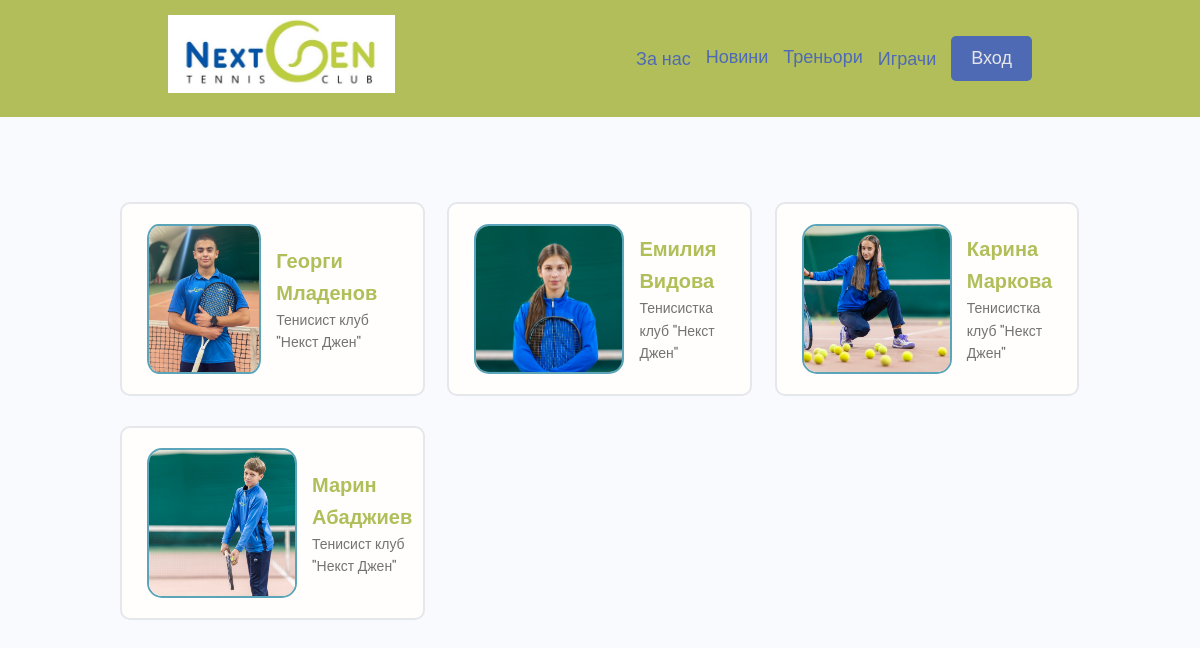
The page /profiles/presentations/ on the database its author committed.
### users/models.py (models this page shows, shortened)
class Presentation(models.Model):
    player = models.ForeignKey(Profile, on_delete=models.CASCADE, null=True)
    description = models.TextField(null=True, blank=True)
    video = models.FileField(null=True, upload_to='profiles/videos',
            validators=[FileExtensionValidator(allowed_extensions=['MOV','avi','mp4','webm','mkv'])])
    created = models.DateTimeField(auto_now_add=True)
    id = models.UUIDField(primary_key=True, default=uuid.uuid4, unique=True, editable=False)
    class Meta:
        ordering = ['player__name']

class Profile(models.Model):
    HAND_CHOICES=(('L', 'Лява'),('R', 'Дясна'))
    BACKHAND_CHOICES=(('S', 'С една ръка'), ('D', 'С две ръце'))
    user = models.OneToOneField(User, on_delete=models.CASCADE, null=True, blank= True)
    name = models.CharField(max_length=200, null=True, blank= True)
    email = models.EmailField(max_length=500, null=True, blank= True)
    linked_email = models.EmailField(max_length=500, null=True, blank= True)
    username = models.CharField(max_length=200, null=True, blank= True)
    location = models.CharField(max_length=200, null=True, blank= True)
    intro = models.CharField(max_length=200, null=True, blank= True)
    bio = models.TextField(null=True, blank= True)
    profile_image = models.ImageField(null=True, blank= True, upload_to='profiles', default="profiles/user-default.png")
    date_of_birth = models.DateField(null=True, blank= True)
    is_coach = models.BooleanField(default=False)
    hand = models.CharField(max_length=10, choices = HAND_CHOICES, default = "R")
    backhand = models.CharField(max_length=10, choices = BACKHAND_CHOICES, default = "D")
    social_facebook = models.CharField(max_length=200, null=True, blank= True)
    social_instagram = models.CharField(max_length=200, null=True, blank= True)
    created = models.DateTimeField(auto_now_add=True)
    id = models.UUIDField(primary_key=True, default=uuid.uuid4, unique=True, editable=False)
    class Meta:
        ordering = ['name']

### users/views.py (the view)
# urls.py: path('presentations/', views.presentations, name='presentations'),
def presentations(request):
    presentations = Presentation.objects.all
    context = {'presentations' : presentations}
    return render(request, 'users/presentations.html', context)

### users/templates/users/presentations.html
{% extends 'main.html' %}
{% block content %}
<main class="home">
    <section class="devlist">
      <div class="container">
        <div class="grid grid--three">
        {% for presentation in presentations %}
          <div class="column card">
            <div class="dev">
              <a href="{% url 'user-presentation' presentation.id %}" class="card__body">
                <div class="dev__profile">
                  <img class="avatar avatar--lg" src="{{presentation.player.profile_image.url}}" alt="image" />
                  <div class="dev__meta">
                    <h3>{{presentation.player.name}}</h3>
                    <h5>{{presentation.player.intro}}</h5>
                  </div>
                </div>
              </a>
            </div>
          </div>
        {% endfor %}
        </div>
      </div>
    </section>
  </main>
{% endblock content %}

### templates/main.html (shortened to what this page needs)
<!DOCTYPE html>
{% load static %}
<html>
    <head>
        <link rel="stylesheet" href="https://cdnjs.cloudflare.com/ajax/libs/material-design-iconic-font/2.2.0/css/material-design-iconic-font.min.css" />
        <link rel="stylesheet" href="{% static 'uikit/styles/uikit.css' %}" />
        <link rel="stylesheet" href="{% static 'styles/app.css' %}" />
        <link rel="stylesheet" href="{% static 'slider/slider.css' %}" />
    </head>
    <body>
        {% include 'navbar.html' %}
        {% block content %}
        {% endblock content %}
    </body>
</html>

### templates/navbar.html (shortened to what this page needs)
{% load static %}
<header class="header">
    <div class="container container--narrow">
      <a href="{% url 'news' %}" class="header__logo">
        <img src="{% static 'images/logo.jpg' %}" alt="NextGen Logo" />
      </a>
      <nav class="header__nav">
        <ul class="header__menu">
          <div class="dropdown">
            <button onclick="show_hide_about()" class="menu__button_transparent">За нас</button>
          </div>
          <li class="header__menuItem"><a href="{% url 'news' %}">Новини</a></li>
          <li class="header__menuItem"><a href="{% url 'coaches' %}">Треньори</a></li>
          <div class="dropdown">
            <button onclick="show_hide_players()" class="menu__button_transparent">Играчи</button>
          </div>
          {% if request.user.is_authenticated %}
          <div class="dropdown">
            <button onclick="show_hide_marks()" class="menu__button_transparent">Дневник</button>
            <div id="list-marks" class="dropdown-content">
               <a href="{% url 'week-evaluations' %}"> Седмични оценки </a>
               <a href="{% url 'common-evaluations' %}"> Общи(Профил) </a>
               <a href="{% url 'match-evaluations' %}"> Мачове </a>
               <a href="{% url 'daily-evaluations' %}"> Тренировки </a>
               <a href="{% url 'conditioning-evaluations' %}"> Кондиционни </a>
            </div>
          </div>
          <div class="dropdown">
            <button onclick="show_hide_profile()" class="btn menu__button btn--md">{{request.user.first_name}}</button>
            <div id="list-profile" class="dropdown-content">
               <a href="{% url 'account' %}"> Профил </a>
               <a href="{% url 'inbox' %}"> Съобщения </a>
            </div>
          </div>
          {% if request.user.is_staff %}
          <div class="dropdown">
            <button onclick="show_hide_admin()" class="btn menu__button btn--md">Админ</button>
            <div id="list-admin" class="dropdown-content">
               <a href="{% url 'create-player' %}"> Добави играч </a>
               <a href="{% url 'create-coach' %}"> Добави треньор </a>
               <a href="{% url 'news-admin' %}"> Новини </a>
               <a href="{% url 'programs-admin' %}"> Програми </a>
               <a href="{% url 'edit-about' %}"> Редактирай "За нас" </a>
               <a href="{% url 'playersotwadmin' %}"> Играч на седмицата </a>
            </div>
          </div>
          {% endif %}
          <li class="header__menuItem"><a href="{% url 'logout' %}" class="btn btn--sub btn--md">Изход</a></li>
          {% else %}
          <li class="header__menuItem"><a href="{% url 'login' %}" class="btn btn--sub btn--md">Вход</a></li>
          {% endif %}
        </ul>
      </nav>
    </div>
  </header>

### static/styles/app.css (style rules this page uses)
:root { --color-sub: #b2be59; --color-menu: rgb(79, 106, 180); --color-message: rgb(66, 66, 66); }
.btn--sub { background-color: var(--color-menu); color: var(--color-light) !important; }
.card { border: 2px solid var(--color-light); }
img { width: 100%; }
.header { position: sticky; z-index: 111; background-color: var(--color-sub); padding: 1.5rem 0; }
.header > .container { display: flex; justify-content: space-between; align-items: center; }
.header__logo > img { height: 7.8rem; }
.header__nav > ul { display: inline-flex; align-items: center; list-style: none; gap: 1.5rem; }
.header__menuItem > a { color: var(--color-menu); font-size: large; font-weight: 400; }
.dropdown { position: relative; display: inline-block; }
.menu__button_transparent { background-color: transparent; color: var(--color-menu)!important; font-size: large; font-weight: 400; border: none; cursor: pointer; }
.devlist { margin-top: 8rem; }
.devlist .grid { align-items: stretch; }
.devlist .dev .dev__profile { display: flex; align-items: center; gap: 1.5rem; }
.devlist .dev .dev__meta h3 { color: var(--color-sub); font-size: 2rem; font-weight: 700; }
.devlist .dev .dev__meta h5 { color: var(--color-text); font-size: 1.4rem; font-weight: 500; }

### static/slider/slider.css (style rules this page uses)
* { box-sizing:border-box }

### static/uikit/styles/modules/_variables.css (style rules this page uses)
:root { --color-main: #5aa5b9; --color-main-light: #e6faff; --color-sub: #3f4156; --color-sub-light: #51546e; --color-sub-lighter: #ededfd; --color-text: #737373; --color-gray: #8b8b8b; --color-light: #e5e7eb; --color-light-gray: #767676; --color-bg: #f8fafd; --color-white: #fffefd; --color-white-light: #f3f3f3; --color-success: #359e64; --color-success-bg: #def8e8; --color-error: #fc4b0b; --color-error-bg: #fff2ee; --font-base: 'Poppins', arial, helvetica, 'Segoe UI', roboto, ubuntu, sans-serif; --font-monospace: 'Fira Code', 'Courier New', courier, monospace; --font-regular: 300; --font-medium: 500; --font-bold: 700; --generic-shadow: 1px 1px 5px #00000010; --generic-transition: all 0.3s ease-in-out; }

### static/uikit/styles/modules/_base.css (style rules this page uses)
* { margin: 0; padding: 0; box-sizing: border-box; text-rendering: optimizeLegibility; color: inherit; font-size: inherit; }
html { font-size: 50%; }
@media only screen and (min-width: 480px) { html { font-size: 56.25%; } }
@media only screen and (min-width: 1200px) { html { font-size: 62.5%; } }
body { line-height: 1.6; font-weight: 400; font-size: 1.5rem; color: var(--color-text); background-color: var(--color-bg); min-height: 100vh; }

### static/uikit/styles/modules/_typography.css (style rules this page uses)
* { font-family: var(--font-base); }
h3 { font-size: 3.2rem; font-weight: var(--font-medium); }
h5 { font-size: 2.4rem; font-weight: var(--font-medium); }
h5, h6 { font-weight: var(--font-regular); }
a { padding-bottom: 2px; text-decoration: none; display: inline-block; color: var(--color-main); font-weight: var(--font-medium); }

### static/uikit/styles/modules/_utilities.css (style rules this page uses)
.container { width: 92%; max-width: 165rem; margin: 0 auto; box-sizing: border-box; }
.container--narrow { width: 92%; max-width: 120rem; }
@media screen and (min-width: 1000px) { .container { width: 90%; } }
@media screen and (min-width: 1000px) { .container--narrow { width: 85%; } }
@media screen and (min-width: 1200px) { .container { width: 80%; } }
@media screen and (min-width: 1200px) { .container--narrow { width: 72%; } }

### static/uikit/styles/modules/_avatar.css (style rules this page uses)
.avatar { border-radius: 10%; border: 2px solid var(--color-main); object-fit: cover; }
.avatar--lg { height: 15rem; width: 15rem; }

### static/uikit/styles/modules/_button.css (style rules this page uses)
.btn { display: inline-block; position: relative; cursor: pointer; background-color: var(--color-light); font-weight: var(--font-medium); color: var(--color-sub); text-decoration: none; padding: 1rem 2rem; border-radius: 0.5rem; border: none; width: -webkit-fit-content; width: -moz-fit-content; width: fit-content; height: -webkit-fit-content; height: -moz-fit-content; height: fit-content; font-size: 1.6rem; outline-width: 0; outline-color: transparent; -webkit-backface-visibility: hidden; backface-visibility: hidden; transition: all 0.3s ease-in-out; }
.btn--sub { background-color: var(--color-sub); color: var(--color-white); }
.btn--md { font-size: 1.5rem; padding: 0.8rem 2rem; }

### static/uikit/styles/modules/_card.css (style rules this page uses)
.card { border-radius: 1rem; background-color: var(--color-white); border: 1.5px solid var(--color-light); width: auto; height: auto; margin-top: 0.5rem; margin-bottom: 0.5rem; overflow: hidden; }
.card__body, .card__header { padding: 2rem 2.5rem; }

### rows shown on the page
Presentation: player.profile_image (picture), player.name "Георги Младенов", player.intro "Тенисист клуб \"Некст Джен\""
Presentation: player.profile_image (picture), player.name "Емилия Видова", player.intro "Тенисистка клуб \"Некст Джен\""
Presentation: player.profile_image (picture), player.name "Карина Маркова", player.intro "Тенисистка клуб \"Некст Джен\""
Presentation: player.profile_image (picture), player.name "Марин Абаджиев", player.intro "Тенисист клуб \"Некст Джен\""
